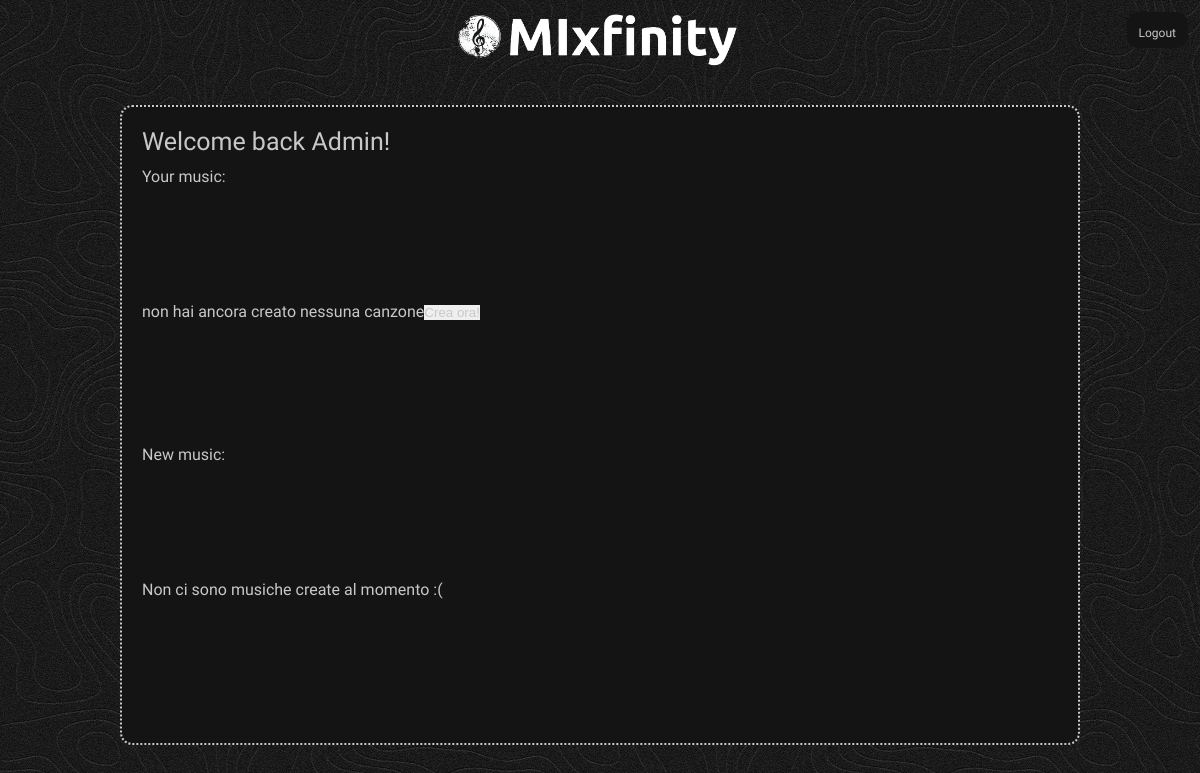
The page /php/member.php (signed in) on the database as committed earlier.
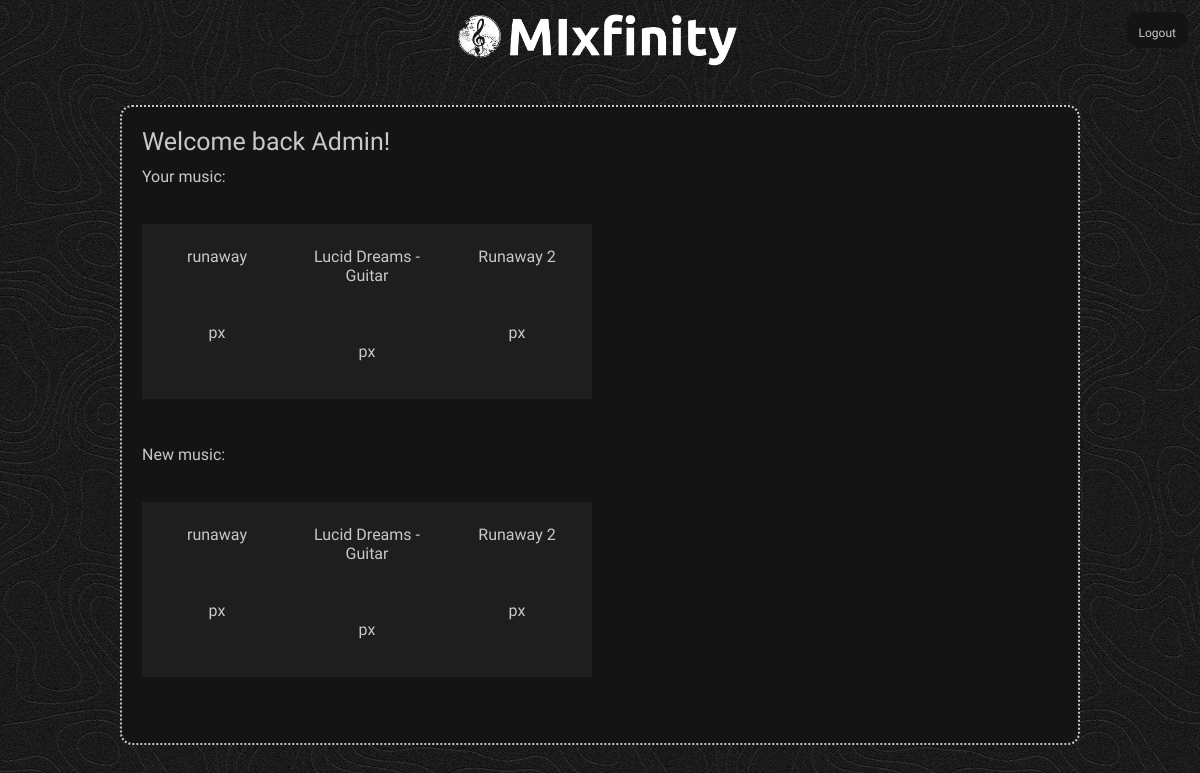
The same page on the database as committed later.
### tables this page shows
CREATE TABLE `music` (
  `id` int(11) NOT NULL,
  `title` varchar(50) NOT NULL,
  `data` longtext NOT NULL CHECK (json_valid(`data`)),
  `release_date` date NOT NULL DEFAULT current_timestamp(),
  `rating` decimal(3,1) NOT NULL DEFAULT 0.0,
  `id_user` int(11) NOT NULL,
  `id_genre` int(11) NOT NULL,
  `id_music_remix` int(11) DEFAULT NULL
);

### php/member.php (the view, shortened to what this page needs)
<?php
require "./import/connect.php";
if(isset($_SESSION['logged']) AND $_SESSION['logged'] === true){
	$email = $_SESSION['email'];
	$sql = "SELECT * FROM music WHERE id_user = (SELECT id FROM users WHERE email = '$email')";
	$response = $conn->query($sql);
	$sql = "SELECT * FROM music";
	$response_all = $conn->query($sql);
?>
	<!DOCTYPE html>
	<html lang='it'>
	<head>
		<link rel='stylesheet' href='../css/userStyle.css'>
	</head>
	<body>
		<div class='container'>
			<div class='header'>
				<div class='logo'>
					<img src='../img/logo_long_transparent.png' alt='' srcset=''>
				</div>
				<div class='login-container'>
					<a href='' ><?php $_SESSION['username'] ?></a><br>
					<a href='logout.php' >Logout</a>
				</div>
			</div>
			<div class='main'>
				<div class='center'>
					<div class='top'>
						Welcome back <?php echo $_SESSION['username']?>!
					</div>
					<div class='user-music'>
						Your music:
						<div class='music-container'>
<?php
	if($response->num_rows > 0){
		while ($row = $response->fetch_assoc()) {
			$title = $row ['title'];
			$duration = $row['duration'];
			$id = $row['id'];
			echo "<div class='music-card' id='".$id."'>
					<br>
					<div class='title'>".$title."</div>
					<br> <br><br>
					".$duration." px <br><br>
				</div>";
		}
	}else{
		echo "non hai ancora creato nessuna canzone";
		echo "<form action='../src/editor/index.php'>".
			"<input type='submit' value='Crea ora!'></form>";
	}
?>
						</div>
					</div>
					<div class='saved-music'>
						New music:
						<div class='music-container'>
<?php
	if($response->num_rows > 0){
		while($row = $response_all->fetch_assoc()){
			$title = $row ['title'];
			$duration = $row['duration'];
			$id = $row['id'];
			echo "<div class='music-card' id='".$id."'>
					<br>
					<div class='title'>".$title."</div>
					<br> <br><br>
					".$duration." px <br><br>
				</div>";
		}
	}else{
		echo "Non ci sono musiche create al momento :(";
	}
?>
						</div>
					</div>
				</div>
			</div>
		</div>
	</body>
	</html>
<?php
}else{
	echo "Session expired";
}
?>

### css/userStyle.css (style rules this page uses)
* { margin: 0; padding: 0; outline: 0; appearance: 0; border: 0; text-decoration: 0; box-sizing: border-box; color: rgb(200, 200, 200); }
body { background-image: url("../img/background.png"); font-family: 'Ubuntu', sans-serif; background-repeat: repeat; overflow-x: hidden; overflow-y: hidden; }
.container { width: 100vw; height: 100vh; display: grid; grid-template-rows: 50px auto; }
.header { position: relative; }
.header .logo { display: flex; justify-content: center; height: 6vw; width: auto; padding-top: 5px; }
.header .logo img { height: 100%; }
.header .login-container { background-color: rgb(20, 20, 20); position: absolute; top: 0; right: 0; height: 3vw; text-align: right; font-size: 1vw; padding-left: 1vw; padding-right: 1vw; margin: 1vw; border-radius: 1vw; }
.main { display: flex; justify-content: center; align-items: center; height: 100%; }
.center { display: grid; background-color: rgb(20, 20, 20); width: 80vw; height: 80vh; padding: 20px; grid-template-rows: 40px ; border-color: rgb(200, 200, 200); border-style: dotted; border-radius: 1vw; border-width: 0.2vw; }
.center .top { font-size: 25px; }
.user-music { overflow: hidden; }
.music-container { display: flex; align-items: center; overflow-x: scroll; width: fit-content; height: 90%; }
.music-card { background-color: rgb(30, 30, 30); width: 150px; height: 70%; text-align: center; padding: 1%; user-select: none; cursor: pointer; }

Rows that differ between the two databases and show on the page:
added music: title "runaway"
added music: title "Lucid Dreams - Guitar"
added music: title "Runaway 2"
Other text that changed with them:
form field value: "Crea ora!" → (not shown)
text no longer shown: "non hai ancora creato nessuna canzone Non ci sono musiche create al momento :("
